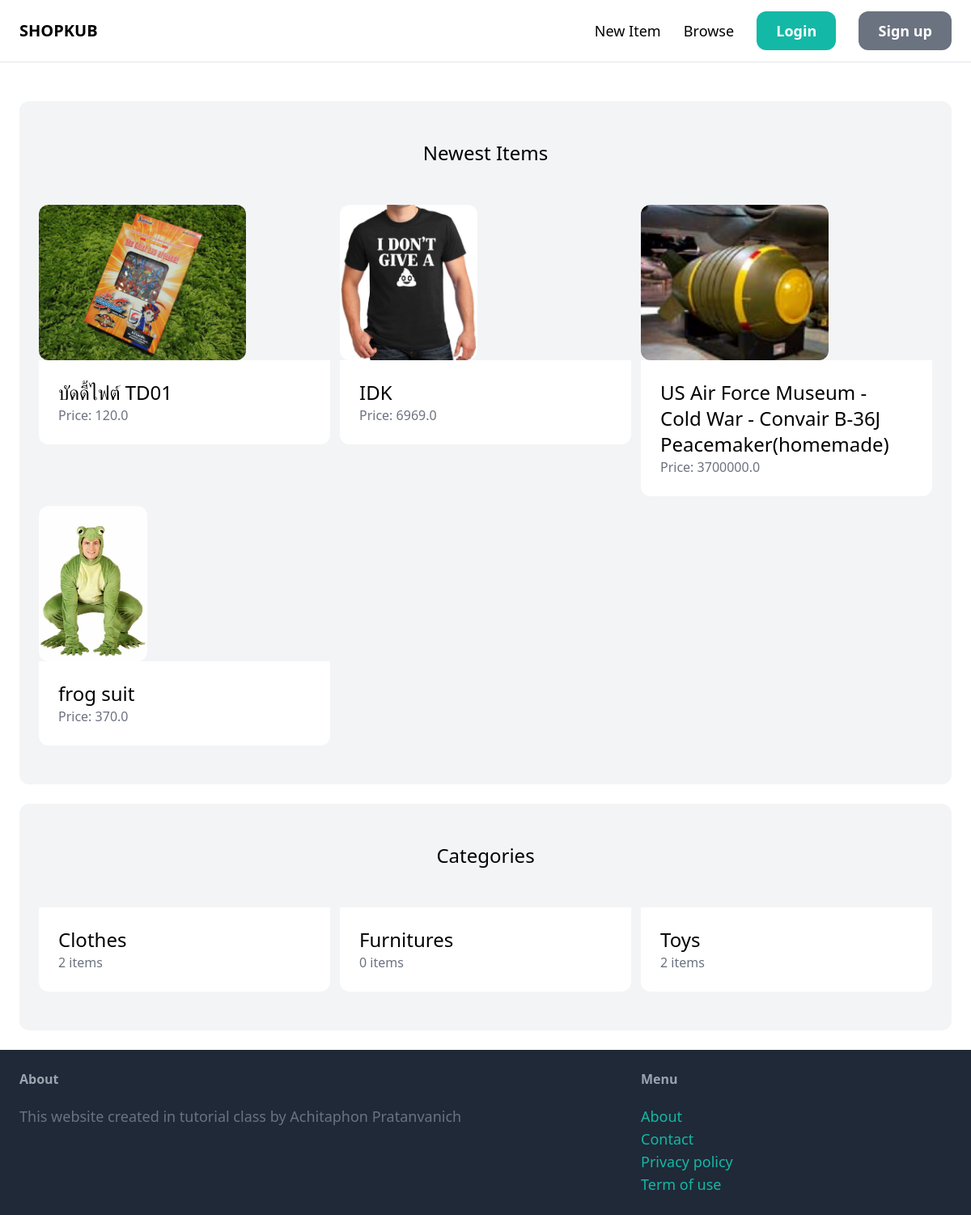
The app's page /, older data.
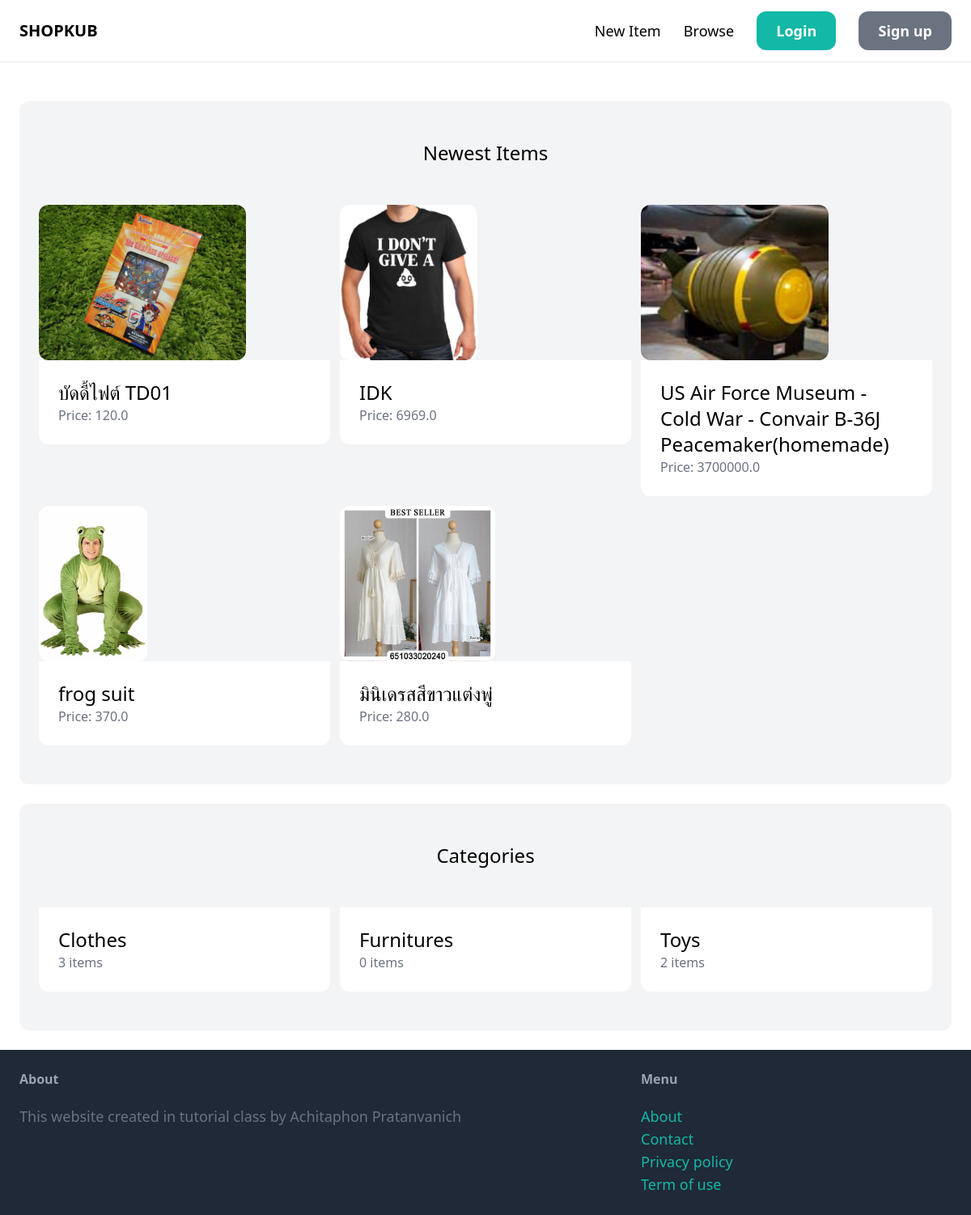
The same page, newer data.
### item/models.py (models this page shows, shortened)
class Item(models.Model):
    category = models.ForeignKey(Category, related_name="items", on_delete=models.CASCADE)
    name = models.CharField(max_length=255)
    description = models.TextField(blank=True, null=True)
    price = models.FloatField()
    image = models.ImageField(upload_to="item_images", blank=True, null=True)
    is_sold = models.BooleanField(default=False)
    created_by = models.ForeignKey(User, related_name="items", on_delete=models.CASCADE)
    created_at = models.DateTimeField(auto_now_add=True)

class Category(models.Model):
    name = models.CharField(max_length=255)
    class Meta:
        ordering = ("name", )
        verbose_name_plural = "Categories"

### core/views.py (the view)
# urls.py: path('', views.index, name="index"),
def index(request):
    items = Item.objects.filter(is_sold=False)[:6]
    categories = Category.objects.all()
    return render(request, "core/index.html", {
        "categories": categories,
        "items": items
    })

### core/templates/core/index.html (shortened to what this page needs)
{% extends 'core/base.html' %}
{% block content %}
    <div class="mt-6 px-6 py-12 bg-gray-100 rounded-xl">
        <h2 class="mb-12 text-2xl text-center">Newest Items</h2>
        <div class="grid grid-cols-3 gap-3">
            {% for item in items %}
            <a href="{% url 'item:detail' item.id %}">
                <div>
                    <img src="{{item.image.url}}" class="rounded-xl object-cover h-48">
                </div>
                <div class="p-6 bg-white rounded-b-xl">
                    <h2 class="text-2xl"> {{item.name}} </h2>
                    <p class="text-gray-500"> Price: {{item.price}} </p>
                </div>
            </a>
            {% endfor %}
        </div>
    </div>
    <div class="mt-6 px-6 py-12 bg-gray-100 rounded-xl">
        <h2 class="mb-12 text-2xl text-center">Categories</h2>
        <div class="grid grid-cols-3 gap-3">
            {% for category in categories %}
            <a href="#">
                <div class="p-6 bg-white rounded-b-xl">
                    <h2 class="text-2xl"> {{category.name}} </h2>
                    <p class="text-gray-500"> {{category.items.count}} items</p>
                </div>
            </a>
            {% endfor %}
        </div>
    </div>
{% endblock %}

Row changes from the older to the newer data that the page shows:
added Item: image (picture), name "มินิเดรสสีขาวแต่งพู่", price "280.0"
computed for Category "Clothes": items.count "2" → "3"
